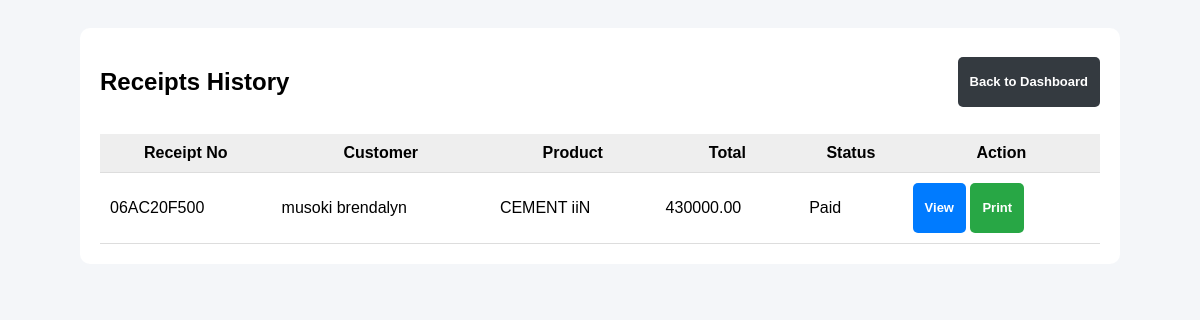
The app's page /receipts/ (signed in), older data.
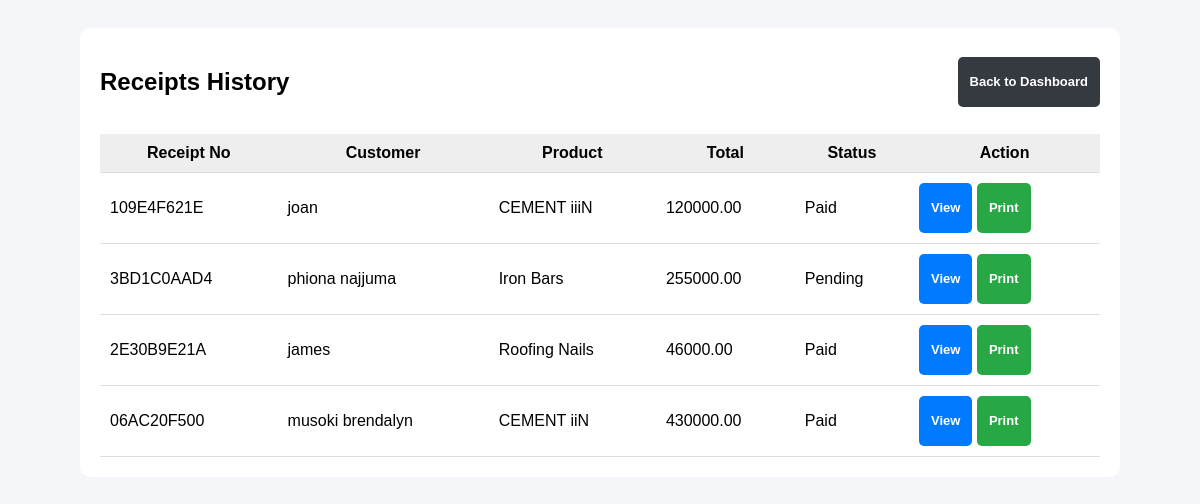
The same page, newer data.
### nyondo_app/models.py (models this page shows, shortened)
class Sales(models.Model):
    customer_name = models.CharField(max_length=100)
    customer_phone = models.CharField(max_length=15)
    product = models.ForeignKey(Stock, on_delete=models.PROTECT)
    quantity = models.PositiveIntegerField()
    unit_price = models.DecimalField(max_digits=12, decimal_places=2)
    distance_km = models.PositiveIntegerField(default=0)
    PAYMENT_STATUS = [
        ("Paid", "Paid"),
        ("Pending", "Pending"),
    ]
    payment_status = models.CharField(max_length=20, choices=PAYMENT_STATUS)
    sale_date = models.DateTimeField(auto_now_add=True)
    receipt_no = models.CharField(max_length=20, unique=True, blank=True, editable=False)
    is_voided = models.BooleanField(default=False)
    void_reason = models.TextField(blank=True)
    voided_at = models.DateTimeField(blank=True, null=True)
    voided_by = models.ForeignKey(
        User,
        on_delete=models.SET_NULL,
        blank=True,
        null=True,
        related_name="voided_sales",
    )
    @property
    def total_amount(self):
        return self.quantity * self.unit_price
    @property
    def transport_charge(self):
        if self.distance_km <= 10 and self.total_amount >= 500000:
            return 0
        return 30000
    @property
    def final_total(self):
        return self.total_amount + self.transport_charge

class Stock(models.Model):
    CATEGORY_CHOICES = [
        ("Cement", "Cement"),
        ("Iron Bars", "Iron Bars"),
        ("Nails", "Nails"),
        ("Iron Sheets", "Iron Sheets"),
        ("Wire Mesh", "Wire Mesh"),
        ("Barbed Wire", "Barbed Wire"),
        ("Wheelbarrows", "Wheelbarrows"),
        ("Other", "Other"),
    ]
    product_name = models.CharField(max_length=100)
    category = models.CharField(max_length=50, choices=CATEGORY_CHOICES)
    quantity = models.PositiveIntegerField()
    reorder_level = models.PositiveIntegerField(default=5)
    buying_price = models.DecimalField(max_digits=12, decimal_places=2)
    selling_price = models.DecimalField(max_digits=12, decimal_places=2)
    supplier_name = models.CharField(max_length=100)
    description = models.TextField(blank=True, null=True)
    date_added = models.DateTimeField(auto_now_add=True)
    updated_at = models.DateTimeField(auto_now=True)

### nyondo_app/views.py (the view)
# urls.py: path("receipts/", views.receipts_list, name="receipts_list"),
@login_required
def receipts_list(request):
    receipts = Sales.objects.all().order_by("-sale_date")
    return render(
        request,
        "nyondo/receipt_list.html",
        {"receipts": receipts}
    )

### nyondo_app/templates/nyondo/receipt_list.html (shortened to what this page needs)
{% load static %}
<!DOCTYPE html>
<html>
<head>
    <link rel="stylesheet" href="{% static 'nyondo_app/css/nyondo/receipt_list.css' %}">
</head>
<body>
<div class="container">
    <div class="page-header">
        <h2>Receipts History</h2>
        <a href="{% url 'sales_dashboard' %}" class="btn btn-back">Back to Dashboard</a>
    </div>
    <table>
        <tr>
            <th>Receipt No</th>
            <th>Customer</th>
            <th>Product</th>
            <th>Total</th>
            <th>Status</th>
            <th>Action</th>
        </tr>
        {% for r in receipts %}
        <tr>
            <td>{{ r.receipt_no }}</td>
            <td>{{ r.customer_name }}</td>
            <td>{{ r.product.product_name }}</td>
            <td>{{ r.final_total }}</td>
            <td>
                {% if r.is_voided %}
                    <span class="status-badge voided">Voided</span>
                {% else %}
                    {{ r.payment_status }}
                {% endif %}
            </td>
            <td>
                <a href="{% url 'receipt_detail' r.id %}" class="btn view">View</a>
                <a href="{% url 'receipt_print' r.id %}" class="btn print">Print</a>
            </td>
        </tr>
        {% empty %}
        <tr>
            <td colspan="6">No receipts found</td>
        </tr>
        {% endfor %}
    </table>
</div>
</body>
</html>

### nyondo_app/static/nyondo_app/css/nyondo/receipt_list.css (style rules this page uses)
body { font-family: Arial; background: #f4f6f9; padding: 20px; }
.container { max-width: 1000px; margin: auto; background: white; padding: 20px; border-radius: 10px; }
.page-header { display: flex; align-items: center; justify-content: space-between; gap: 12px; margin-bottom: 18px; }
table { width: 100%; border-collapse: collapse; }
th, td { padding: 10px; border-bottom: 1px solid #ddd; }
th { background: #eee; }
.btn { display: inline-flex; align-items: center; justify-content: center; min-height: 34px; padding: 8px 12px; text-decoration: none; border-radius: 5px; color: white; font-size: 13px; font-weight: bold; transition: background 0.2s ease, transform 0.2s ease; }
.view { background: #007bff; }
.print { background: #28a745; }
.btn-back { background: #343a40; }

Row changes from the older to the newer data that the page shows:
added Sales: receipt_no "109E4F621E", customer_name "joan", product.product_name "CEMENT iiiN", final_total "120000.00", payment_status "Paid"
added Sales: receipt_no "3BD1C0AAD4", customer_name "phiona najjuma", product.product_name "Iron Bars", final_total "255000.00", payment_status "Pending"
added Sales: receipt_no "2E30B9E21A", customer_name "james", product.product_name "Roofing Nails", final_total "46000.00", payment_status "Paid"
